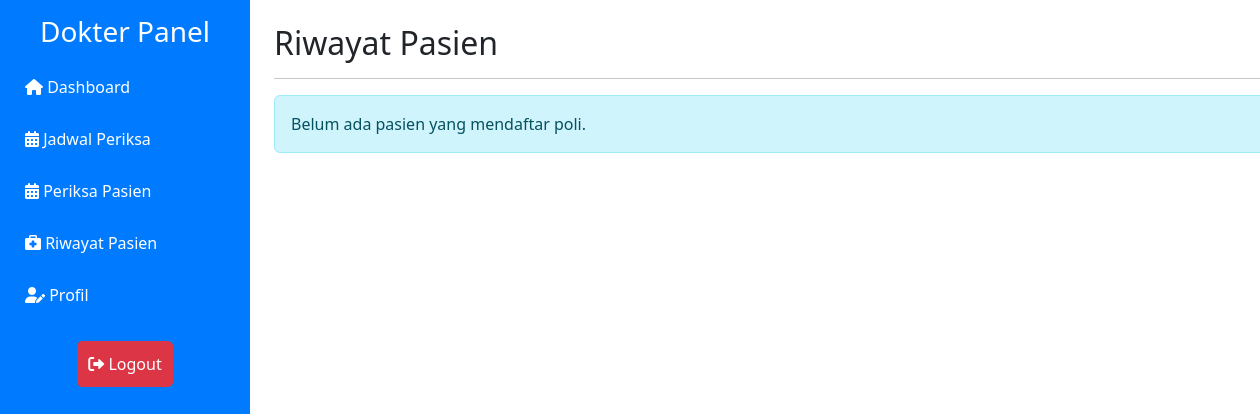
Page /dokter/riwayat-pasien.php (signed in) on the earlier database version.
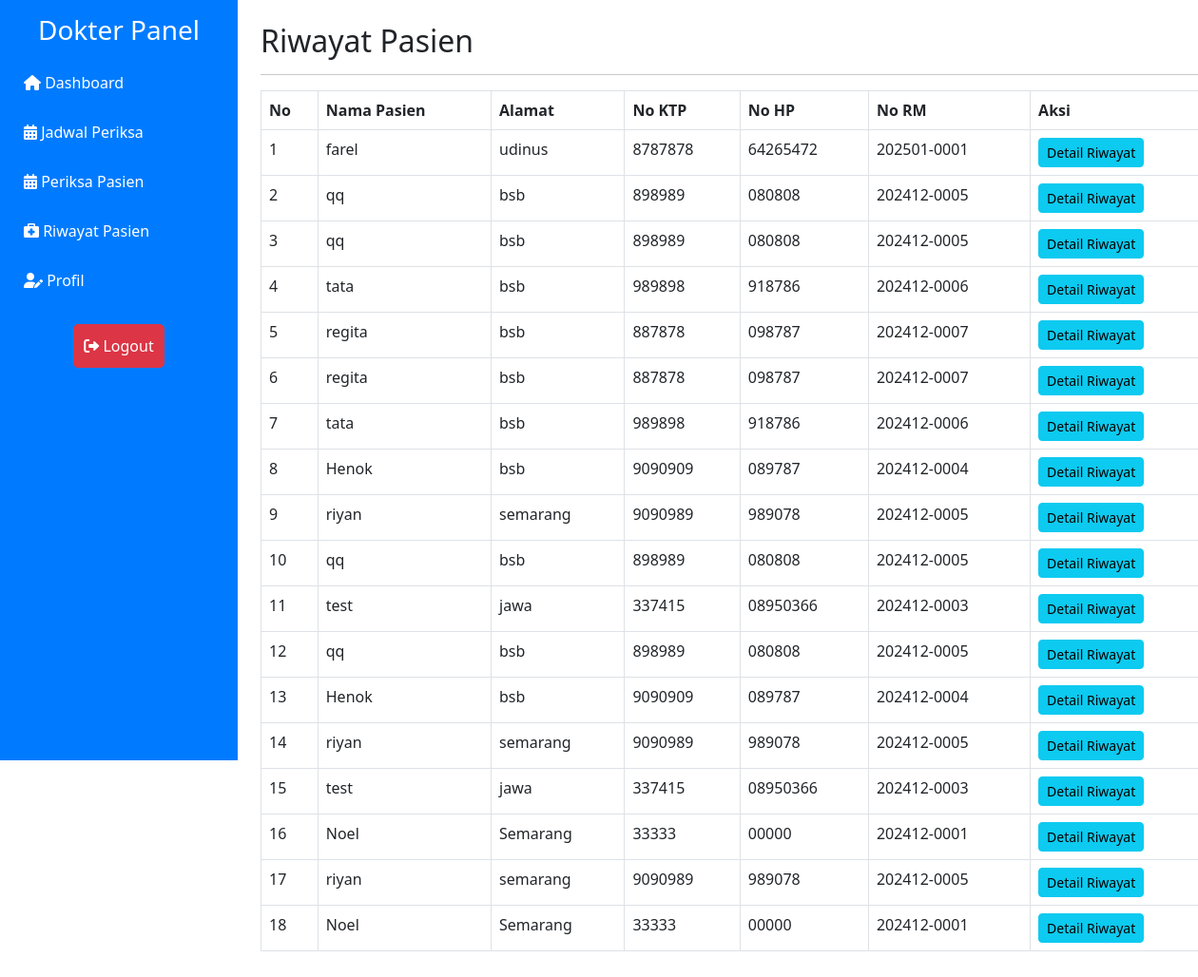
Same page on the later database version.
### tables this page shows
CREATE TABLE `daftar_poli` (
  `id_daftar` int NOT NULL,
  `id_pasien` int DEFAULT NULL,
  `id_jadwal` int DEFAULT NULL,
  `keluhan` text NOT NULL,
  `no_antrian` int NOT NULL,
  `status` enum('belum','selesai') DEFAULT 'belum'
);

CREATE TABLE `pasien` (
  `id_pasien` int NOT NULL,
  `nama_pasien` varchar(255) NOT NULL,
  `alamat` text,
  `no_ktp` varchar(16) NOT NULL,
  `no_hp` varchar(15) NOT NULL,
  `no_rm` char(12) DEFAULT NULL
);

### dokter/riwayat-pasien.php (the view, shortened to what this page needs)
<?php
include('../includes/db.php');
$query = "
    SELECT p.id_pasien, p.nama_pasien, p.alamat, p.no_ktp, p.no_hp, p.no_rm, dp.id_daftar
    FROM Daftar_Poli dp
    JOIN Pasien p ON dp.id_pasien = p.id_pasien
    ORDER BY dp.id_daftar DESC
";
$result = mysqli_query($conn, $query);
?>
<!DOCTYPE html>
<html lang="en">
<head>
    <link href="https://cdn.jsdelivr.net/npm/bootstrap@5.3.0-alpha3/dist/css/bootstrap.min.css" rel="stylesheet">
    <link rel="stylesheet" href="https://cdnjs.cloudflare.com/ajax/libs/font-awesome/6.0.0-beta3/css/all.min.css">
    <link href="../assets/style.css" rel="stylesheet">
</head>
<body>
    <div class="container-fluid">
        <div class="row">
            <div class="sidebar d-md-block" id="sidebar">
                <h3 class="text-center mb-3">Dokter Panel</h3>
                <a href="dokterdas.php" class="text-white mb-2"><i class="fas fa-home"></i> Dashboard</a>
                <a href="jadwal-periksa.php" class="text-white mb-2"><i class="fas fa-calendar-alt"></i> Jadwal Periksa</a>
                <a href="memeriksa.php" class="text-white mb-2"><i class="fas fa-calendar-alt"></i> Periksa Pasien</a>
                <a href="riwayat-pasien.php" class="text-white mb-2"><i class="fa-solid fa-briefcase-medical" style="color: #ffffff;"></i></i> Riwayat Pasien</a>
                <a href="editdok.php" class="text-white mb-2"><i class="fas fa-user-edit"></i> Profil</a>
                <div class="logout mt-auto">
                    <a href="../logout.php" class="text-white btn btn-danger mt-3 text-center"><i class="fas fa-sign-out-alt"></i> Logout</a>
                </div>
            </div>
            <div class="col-md-9 col-lg-10 content p-4" id="content">
                <h2>Riwayat Pasien</h2>
                <hr>
                <?php if (mysqli_num_rows($result) > 0) { ?>
                    <table class="table table-bordered">
                        <thead>
                            <tr>
                                <th>No</th>
                                <th>Nama Pasien</th>
                                <th>Alamat</th>
                                <th>No KTP</th>
                                <th>No HP</th>
                                <th>No RM</th>
                                <th>Aksi</th>
                            </tr>
                        </thead>
                        <tbody>
                            <?php
                            $no = 1;
                            while ($row = mysqli_fetch_assoc($result)) { ?>
                                <tr>
                                    <td><?= $no++ ?></td>
                                    <td><?= $row['nama_pasien'] ?></td>
                                    <td><?= $row['alamat'] ?></td>
                                    <td><?= $row['no_ktp'] ?></td>
                                    <td><?= $row['no_hp'] ?></td>
                                    <td><?= $row['no_rm'] ?></td>
                                    <td>
                                         <button class="btn btn-info btn-sm" data-bs-toggle="modal" data-bs-target="#detailModal<?= $row['id_daftar'] ?>">Detail Riwayat</button>
                                    </td>
                                </tr>
                            <?php } ?>
                        </tbody>
                    </table>
                <?php } else { ?>
                    <div class="alert alert-info">Belum ada pasien yang mendaftar poli.</div>
                <?php } ?>
            </div>
        </div>
    </div>
</body>
</html>

Differences in the rows shown:
added daftar_poli: id_pasien.nama_pasien "farel", id_pasien.alamat "udinus", id_pasien.no_ktp "8787878", id_pasien.no_hp "64265472", id_pasien.no_rm "202501-0001"
added daftar_poli: id_pasien.nama_pasien "qq", id_pasien.alamat "bsb", id_pasien.no_ktp "898989", id_pasien.no_hp "080808", id_pasien.no_rm "202412-0005"
added daftar_poli: id_pasien.nama_pasien "qq", id_pasien.alamat "bsb", id_pasien.no_ktp "898989", id_pasien.no_hp "080808", id_pasien.no_rm "202412-0005"
added daftar_poli: id_pasien.nama_pasien "tata", id_pasien.alamat "bsb", id_pasien.no_ktp "989898", id_pasien.no_hp "918786", id_pasien.no_rm "202412-0006"
added daftar_poli: id_pasien.nama_pasien "regita", id_pasien.alamat "bsb", id_pasien.no_ktp "887878", id_pasien.no_hp "098787", id_pasien.no_rm "202412-0007"
added daftar_poli: id_pasien.nama_pasien "regita", id_pasien.alamat "bsb", id_pasien.no_ktp "887878", id_pasien.no_hp "098787", id_pasien.no_rm "202412-0007"
added daftar_poli: id_pasien.nama_pasien "tata", id_pasien.alamat "bsb", id_pasien.no_ktp "989898", id_pasien.no_hp "918786", id_pasien.no_rm "202412-0006"
added daftar_poli: id_pasien.nama_pasien "Henok", id_pasien.alamat "bsb", id_pasien.no_ktp "9090909", id_pasien.no_hp "089787", id_pasien.no_rm "202412-0004"
added daftar_poli: id_pasien.nama_pasien "riyan", id_pasien.alamat "semarang", id_pasien.no_ktp "9090989", id_pasien.no_hp "989078", id_pasien.no_rm "202412-0005"
added daftar_poli: id_pasien.nama_pasien "qq", id_pasien.alamat "bsb", id_pasien.no_ktp "898989", id_pasien.no_hp "080808", id_pasien.no_rm "202412-0005"
added daftar_poli: id_pasien.nama_pasien "test", id_pasien.alamat "jawa", id_pasien.no_ktp "337415", id_pasien.no_hp "08950366", id_pasien.no_rm "202412-0003"
added daftar_poli: id_pasien.nama_pasien "qq", id_pasien.alamat "bsb", id_pasien.no_ktp "898989", id_pasien.no_hp "080808", id_pasien.no_rm "202412-0005"
added daftar_poli: id_pasien.nama_pasien "Henok", id_pasien.alamat "bsb", id_pasien.no_ktp "9090909", id_pasien.no_hp "089787", id_pasien.no_rm "202412-0004"
added daftar_poli: id_pasien.nama_pasien "riyan", id_pasien.alamat "semarang", id_pasien.no_ktp "9090989", id_pasien.no_hp "989078", id_pasien.no_rm "202412-0005"
added daftar_poli: id_pasien.nama_pasien "test", id_pasien.alamat "jawa", id_pasien.no_ktp "337415", id_pasien.no_hp "08950366", id_pasien.no_rm "202412-0003"
added daftar_poli: id_pasien.nama_pasien "Noel", id_pasien.alamat "Semarang", id_pasien.no_ktp "33333", id_pasien.no_hp "00000", id_pasien.no_rm "202412-0001"
added daftar_poli: id_pasien.nama_pasien "riyan", id_pasien.alamat "semarang", id_pasien.no_ktp "9090989", id_pasien.no_hp "989078", id_pasien.no_rm "202412-0005"
added daftar_poli: id_pasien.nama_pasien "Noel", id_pasien.alamat "Semarang", id_pasien.no_ktp "33333", id_pasien.no_hp "00000", id_pasien.no_rm "202412-0001"
Other differences:
text no longer shown: "Belum ada pasien yang mendaftar poli."
text now shown: "No Nama Pasien Alamat No KTP No HP No RM Aksi"
